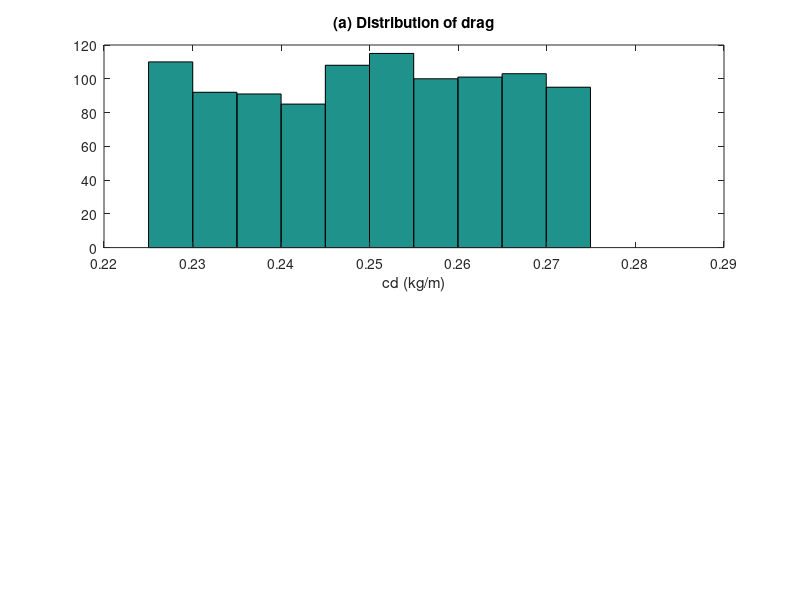

The MATLAB source for this figure:
format short g
n = 1000; t=4; m = 68.1; g = 9.81; cd = 0.25; cdmin = cd - 0.025; cdmax = cd + 0.025;
r = rand(n, 1)
cdrand = cdmin + (cdmax - cdmin) * r;
meancd = mean(cdrand), stdcd = std(cdrand)
Deltacd = (max(cdrand) - min(cdrand))/meancd/2*100.
subplot(2, 1, 1)
hist(cdrand), title('(a) Distribution of drag')
xlabel('cd (kg/m)')
